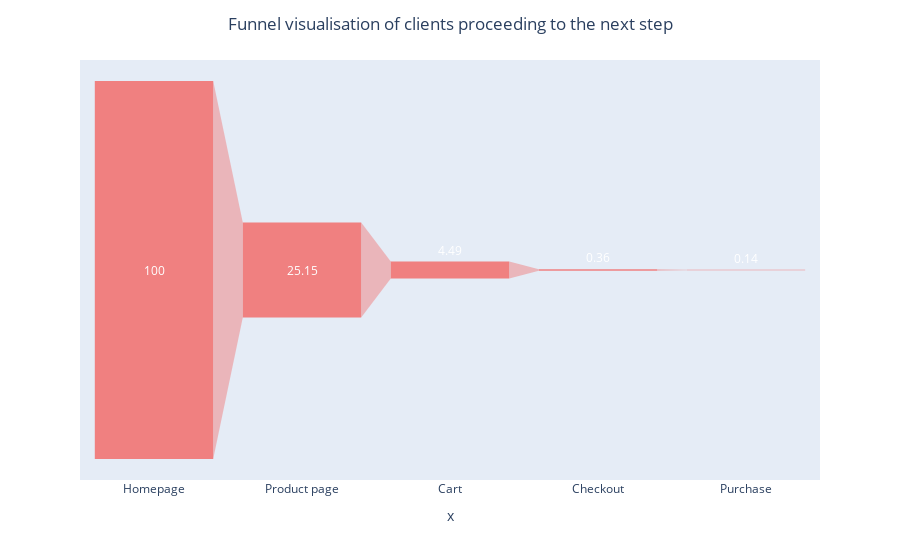

Notebook code for this chart:
### Code cell
fig = px.funnel(data, x = steps, y = percentage, color_discrete_sequence = ['lightcoral'], opacity = 1)
fig.update_traces(textfont = {'color': 'white'})
fig.update_layout(title_text='Funnel visualisation of clients proceeding to the next step', title_x=0.5)

fig.show()

### Figure 1 — Plotly figure (JSON) as saved in the notebook; plotly's stock layout.template omitted (floating-point values rounded to 4 significant figures)
{"data": [{"hovertemplate": "x=%{x}<br>y=%{y}<extra></extra>", "legendgroup": "", "marker": {"color": "lightcoral"}, "name": "", "opacity": 1, "orientation": "v", "showlegend": false, "textfont": {"color": "white"}, "type": "funnel", "x": ["Homepage", "Product page", "Cart", "Checkout", "Purchase"], "xaxis": "x", "y": [100, 25.15, 4.49, 0.36, 0.14], "yaxis": "y"}], "layout": {"legend": {"tracegroupgap": 0}, "margin": {"t": 60}, "title": {"text": "Funnel visualisation of clients proceeding to the next step", "x": 0.5}, "xaxis": {"anchor": "y", "domain": [0, 1], "title": {"text": "x"}}, "yaxis": {"anchor": "x", "domain": [0, 1], "title": {"text": "y"}}}}
